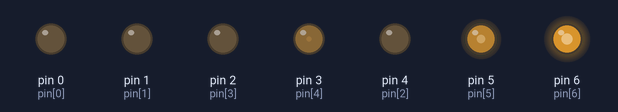
The sketch below on a simulated Arduino Uno, built with avr-gcc and run on an emulated ATmega328P. Shown: output pins drawn as LEDs (lit = HIGH).

Above: at 0.15 s.
At 3.16 s:
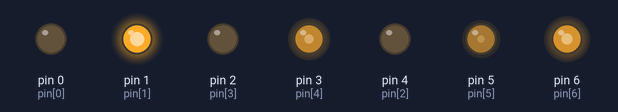
At 6.48 s:
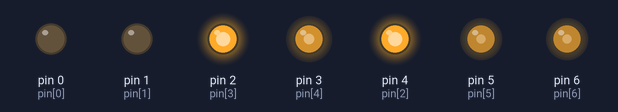
At 13.12 s:
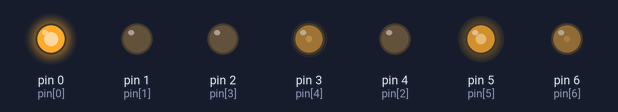
At 19.45 s:
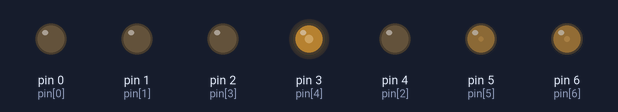
At 26.08 s:
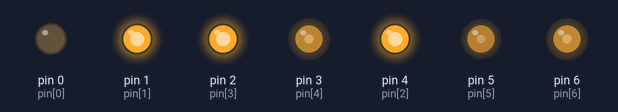
Timing chart, 0 to 26.1 s (numbered marks = the images above):
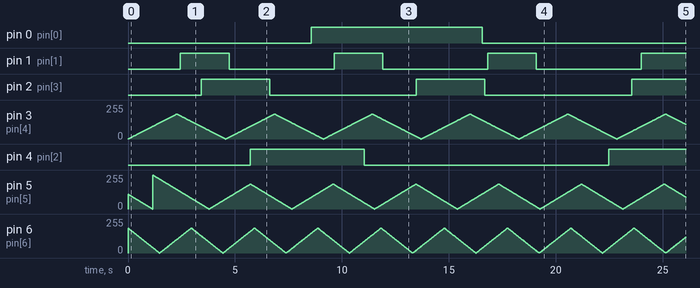

The sketch:

christmaslightingloop.ino
```cpp
/*
*/


// Put the pins used in an array
// For difispark Atmel Tiny 85 this works for P0 P1 and P4
const int numleds = 7 ;
int pin[]= {0,1,4,2,3,5,6 };

void setup() {
  // set pins as outputs:
  for (int thisPin = 0; thisPin < numleds; thisPin++) {
      pinMode(pin[thisPin], OUTPUT);
  }

}

void loop() {
  const int SHIFT=6;

  //  max val of 0x4000-1 (16384) will run to 100% duty cycle.
  //  setting maxval to lower will never max out.
  const int maxval = 12000;

  int   brightness[4];
  // give all colours different periods,
  int   delta[] = {2,7,3,5,11,13,17};

  brightness[0] = 0;
  brightness[1] = 0;
  brightness[2] = 0;
  brightness[3] = 0;

  while (1){
    // update brighness
    for (int led = 0; led<numleds; led++) {
        brightness[led] = brightness[led] + delta[led];
        if (brightness[led] > maxval){
           // +- are equaly bright only fade direction differs
           brightness[led] = - maxval;
        }
        // shift out and ignore LSB
        analogWrite(pin[led], abs(brightness[led])>>SHIFT);
    }
    delay(2);
  }
}
```

Measured:
- by itself, pin 0 (pin[0]): LOW → HIGH at 8.6 s, → LOW 8.0 s later
- by itself, pin 1 (pin[1]): alternates HIGH for 2.3 s and LOW for 4.9 s
- by itself, pin 2 (pin[3]): alternates HIGH for 3.2 s and LOW for 6.9 s
- by itself, pin 4 (pin[2]): LOW → HIGH at 5.7 s, → LOW 5.3 s later, → HIGH 11.4 s later
